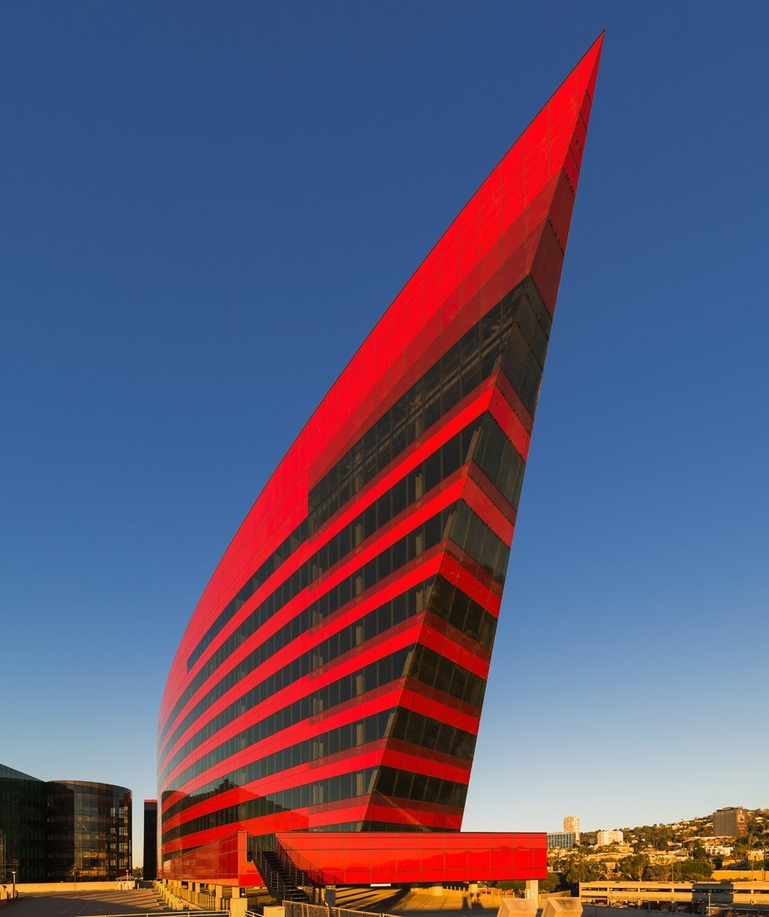
#> input picture CVbook/building.jpg, 769 x 917 px, shrunk from 923 x 1100 before the run
$ python contourAndHist.py
#> lines starting #> are read from the running program, lines starting #| are printed output that depends on the picture
from PIL import Image
import numpy as np
from matplotlib import pyplot as plt

# read in image as array
im = np.array(Image.open('building.jpg').convert('L'))
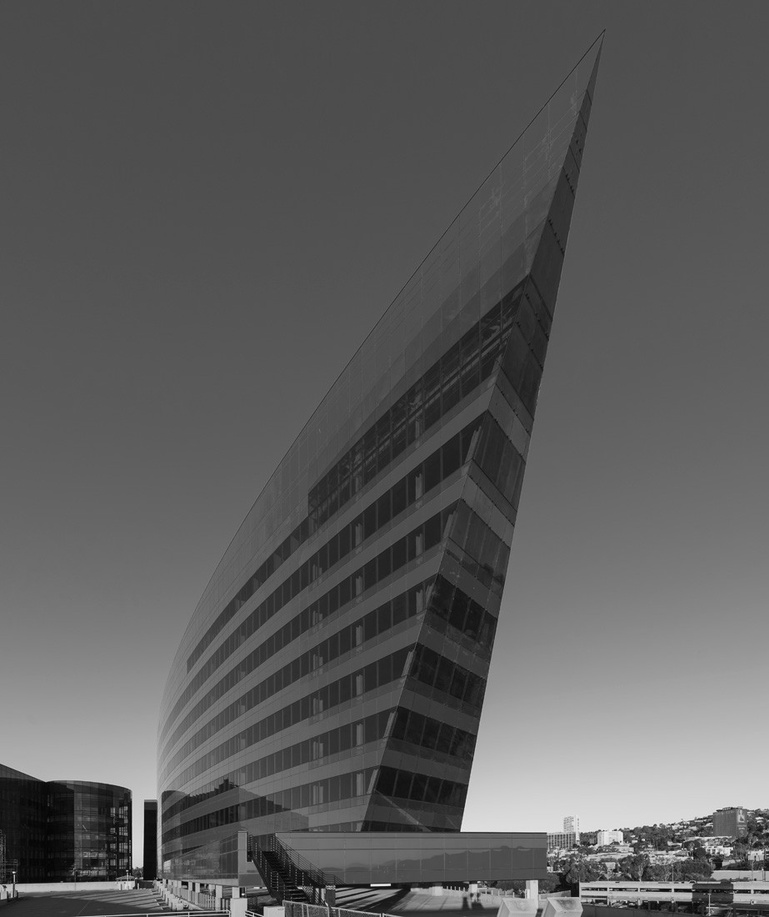
#> im: shape (917, 769); min 2, max 249, mean 92.7

# create figure
plt.subplot(121)

# No colors
plt.gray()

# show contours with origin upper left corner
plt.contour(im,origin='image')
plt.axis('equal')
plt.axis('off')

# histogram - create separate figure
plt.subplot(122)

# hist takes a one dimesnional array input
# the flatten() method converts any array to 1D array with values taken row-wise
plt.hist(im.flatten(),128)

plt.show()
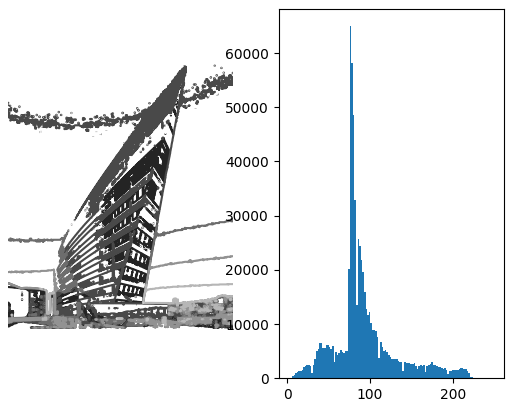
#> figure drawn by matplotlib, 2 panels; panel 2: tallest bar 64973 high, from x = 75.33 to 77.26
